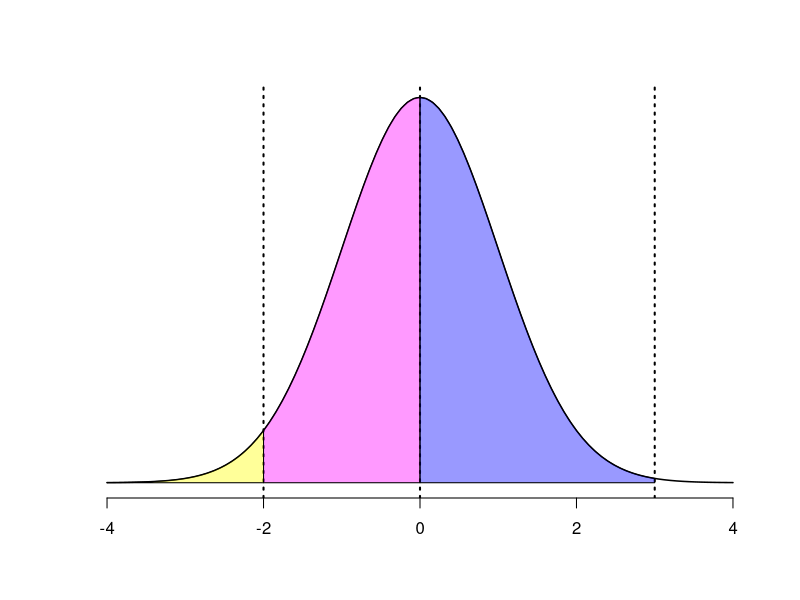

The R source for this figure:
png(filename = "unitTransform.png", width = 500, height = 300)
drawPoly = function(start, end, color){
  x1 = seq(start, end, length.out = 50)
  y1 = dnorm(x1)
  x1 = c(x1, end, start)
  y1 = c(y1, 0, 0)
  
  polygon(x1, y1, col = color)
}

curve(dnorm(x, 0, 1), -4, 4, bty = "l",
      xlab = "", ylab = "", axes = FALSE, lwd = 1.5)
axis(side = 1)
abline(v = c(-2, 0, 3), lty = 3, lwd = 2)

drawPoly(-4, -2, rgb(1, 1, 0, 0.4))
drawPoly(-2, 0, rgb(1, 0, 1, 0.4))
drawPoly(0, 3, rgb(0, 0, 1, 0.4))
dev.off()
